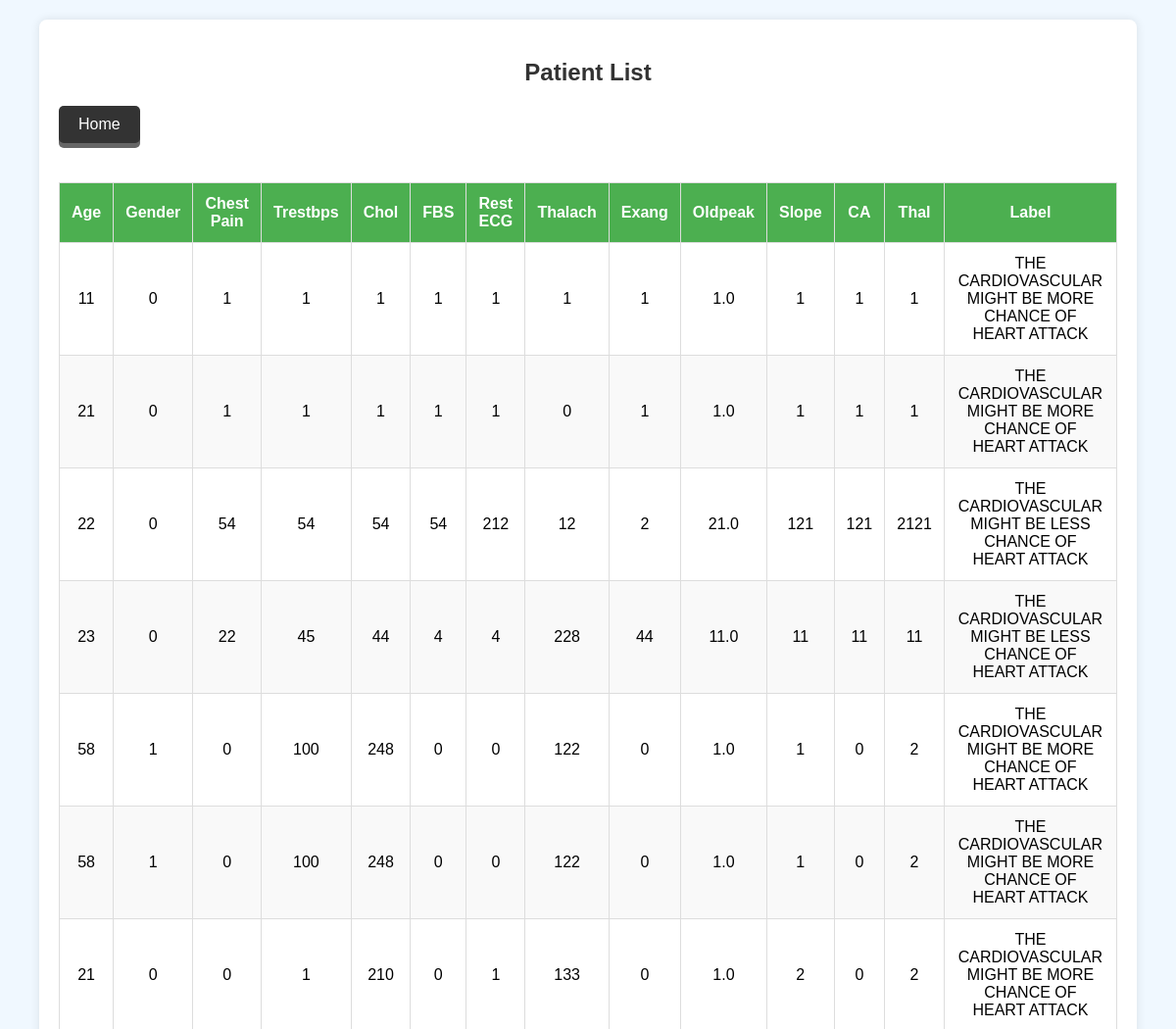
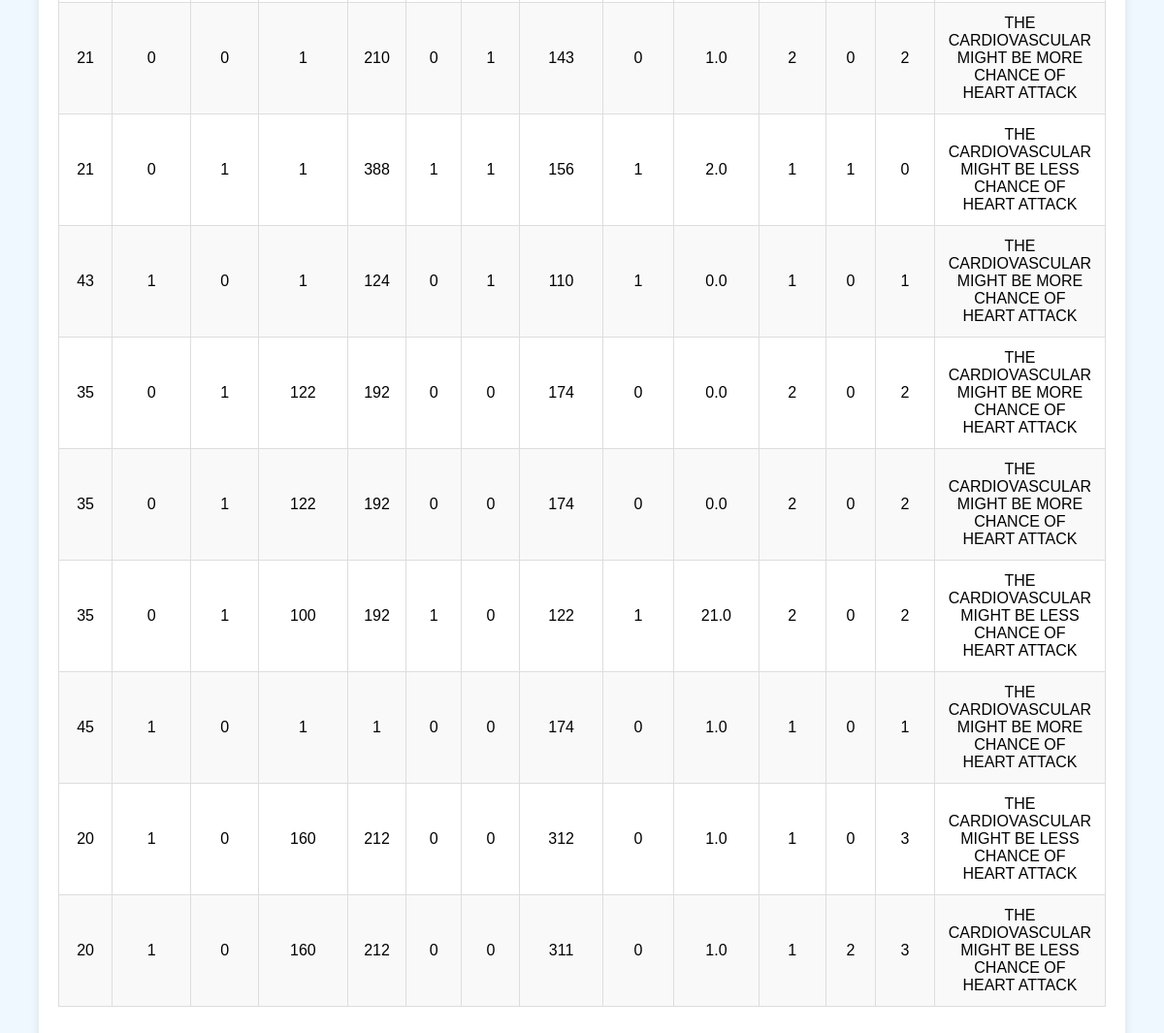
/patient_list/, run on the app's committed database (2 pictures, top to bottom).
### App/models.py (models this page shows, shortened)
class Patient_info(models.Model):
    age = models.IntegerField()
    gender = models.IntegerField()
    chest_pain = models.IntegerField()
    trestbps = models.IntegerField()
    chol = models.IntegerField()
    fbs = models.IntegerField()
    restecg = models.IntegerField()
    thalach = models.IntegerField()
    exang = models.IntegerField()
    oldpeak = models.FloatField()
    slope = models.IntegerField()
    ca = models.IntegerField()
    thal = models.IntegerField()
    label = models.CharField(max_length=100)

### App/views.py (the view)
# urls.py: path('patient_list/', views.patient_list, name='patient_list'),
def patient_list(request):
    patients = Patient_info.objects.all()
    return render(request, 'app/patient_list.html', {'patients': patients})

### App/templates/app/patient_list.html (shortened to what this page needs)
<!DOCTYPE html>
<html lang="en">
<head>
</head>
<body>
    <div class="container">
        <h2>Patient List</h2>
        <a href="/" class="btn btn-custom mb-3">Home</a>
        <div class="table-responsive">
            <table class="table table-bordered">
                <thead>
                    <tr>
                        <th>Age</th>
                        <th>Gender</th>
                        <th>Chest Pain</th>
                        <th>Trestbps</th>
                        <th>Chol</th>
                        <th>FBS</th>
                        <th>Rest ECG</th>
                        <th>Thalach</th>
                        <th>Exang</th>
                        <th>Oldpeak</th>
                        <th>Slope</th>
                        <th>CA</th>
                        <th>Thal</th>
                        <th>Label</th>
                    </tr>
                </thead>
                <tbody>
                    {% for patient in patients %}
                    <tr>
                        <td>{{ patient.age }}</td>
                        <td>{{ patient.gender }}</td>
                        <td>{{ patient.chest_pain }}</td>
                        <td>{{ patient.trestbps }}</td>
                        <td>{{ patient.chol }}</td>
                        <td>{{ patient.fbs }}</td>
                        <td>{{ patient.restecg }}</td>
                        <td>{{ patient.thalach }}</td>
                        <td>{{ patient.exang }}</td>
                        <td>{{ patient.oldpeak }}</td>
                        <td>{{ patient.slope }}</td>
                        <td>{{ patient.ca }}</td>
                        <td>{{ patient.thal }}</td>
                        <td>{{ patient.label }}</td>
                    </tr>
                    {% endfor %}
                </tbody>
            </table>
        </div>
    </div>
</body>
</html>

### App/templates/app/patient_list.html (style rules this page uses)
body { font-family: Arial, sans-serif; background-color: #f0f8ff; margin: 0; padding: 0; }
h2 { text-align: center; color: #333; margin-top: 20px; }
.container { width: 90%; max-width: 1200px; margin: 20px auto; background-color: #fff; padding: 20px; border-radius: 8px; box-shadow: 0 0 10px rgba(0, 0, 0, 0.1); }
table { width: 100%; margin: 20px 0; border-collapse: collapse; }
table, th, td { border: 1px solid #ddd; }
th, td { padding: 12px; text-align: center; }
th { background-color: #4CAF50; color: white; }
tr:nth-child(even) { background-color: #f9f9f9; }
.btn-custom { display: inline-block; padding: 10px 20px; font-size: 16px; cursor: pointer; text-align: center; text-decoration: none; outline: none; color: #fff; background-color: #333; border: none; border-radius: 5px; box-shadow: 0 5px #666; margin-bottom: 20px; transition: background-color 0.3s ease; }

### data on the page
Patient_info: age "11", gender "0", chest_pain "1", trestbps "1", chol "1", fbs "1", restecg "1", thalach "1", exang "1", oldpeak "1.0", slope "1", ca "1", thal "1", label "THE CARDIOVASCULAR MIGHT BE MORE CHANCE OF HEART ATTACK"
Patient_info: age "21", gender "0", chest_pain "1", trestbps "1", chol "1", fbs "1", restecg "1", thalach "0", exang "1", oldpeak "1.0", slope "1", ca "1", thal "1", label "THE CARDIOVASCULAR MIGHT BE MORE CHANCE OF HEART ATTACK"
Patient_info: age "22", gender "0", chest_pain "54", trestbps "54", chol "54", fbs "54", restecg "212", thalach "12", exang "2", oldpeak "21.0", slope "121", ca "121", thal "2121", label "THE CARDIOVASCULAR MIGHT BE LESS CHANCE OF HEART ATTACK"
Patient_info: age "23", gender "0", chest_pain "22", trestbps "45", chol "44", fbs "4", restecg "4", thalach "228", exang "44", oldpeak "11.0", slope "11", ca "11", thal "11", label "THE CARDIOVASCULAR MIGHT BE LESS CHANCE OF HEART ATTACK"
Patient_info: age "58", gender "1", chest_pain "0", trestbps "100", chol "248", fbs "0", restecg "0", thalach "122", exang "0", oldpeak "1.0", slope "1", ca "0", thal "2", label "THE CARDIOVASCULAR MIGHT BE MORE CHANCE OF HEART ATTACK"
Patient_info: age "58", gender "1", chest_pain "0", trestbps "100", chol "248", fbs "0", restecg "0", thalach "122", exang "0", oldpeak "1.0", slope "1", ca "0", thal "2", label "THE CARDIOVASCULAR MIGHT BE MORE CHANCE OF HEART ATTACK"
Patient_info: age "21", gender "0", chest_pain "0", trestbps "1", chol "210", fbs "0", restecg "1", thalach "133", exang "0", oldpeak "1.0", slope "2", ca "0", thal "2", label "THE CARDIOVASCULAR MIGHT BE MORE CHANCE OF HEART ATTACK"
Patient_info: age "21", gender "0", chest_pain "0", trestbps "1", chol "210", fbs "0", restecg "1", thalach "143", exang "0", oldpeak "1.0", slope "2", ca "0", thal "2", label "THE CARDIOVASCULAR MIGHT BE MORE CHANCE OF HEART ATTACK"
Patient_info: age "21", gender "0", chest_pain "1", trestbps "1", chol "388", fbs "1", restecg "1", thalach "156", exang "1", oldpeak "2.0", slope "1", ca "1", thal "0", label "THE CARDIOVASCULAR MIGHT BE LESS CHANCE OF HEART ATTACK"
Patient_info: age "43", gender "1", chest_pain "0", trestbps "1", chol "124", fbs "0", restecg "1", thalach "110", exang "1", oldpeak "0.0", slope "1", ca "0", thal "1", label "THE CARDIOVASCULAR MIGHT BE MORE CHANCE OF HEART ATTACK"
Patient_info: age "35", gender "0", chest_pain "1", trestbps "122", chol "192", fbs "0", restecg "0", thalach "174", exang "0", oldpeak "0.0", slope "2", ca "0", thal "2", label "THE CARDIOVASCULAR MIGHT BE MORE CHANCE OF HEART ATTACK"
Patient_info: age "35", gender "0", chest_pain "1", trestbps "122", chol "192", fbs "0", restecg "0", thalach "174", exang "0", oldpeak "0.0", slope "2", ca "0", thal "2", label "THE CARDIOVASCULAR MIGHT BE MORE CHANCE OF HEART ATTACK"
Patient_info: age "35", gender "0", chest_pain "1", trestbps "100", chol "192", fbs "1", restecg "0", thalach "122", exang "1", oldpeak "21.0", slope "2", ca "0", thal "2", label "THE CARDIOVASCULAR MIGHT BE LESS CHANCE OF HEART ATTACK"
Patient_info: age "45", gender "1", chest_pain "0", trestbps "1", chol "1", fbs "0", restecg "0", thalach "174", exang "0", oldpeak "1.0", slope "1", ca "0", thal "1", label "THE CARDIOVASCULAR MIGHT BE MORE CHANCE OF HEART ATTACK"
Patient_info: age "20", gender "1", chest_pain "0", trestbps "160", chol "212", fbs "0", restecg "0", thalach "312", exang "0", oldpeak "1.0", slope "1", ca "0", thal "3", label "THE CARDIOVASCULAR MIGHT BE LESS CHANCE OF HEART ATTACK"
Patient_info: age "20", gender "1", chest_pain "0", trestbps "160", chol "212", fbs "0", restecg "0", thalach "311", exang "0", oldpeak "1.0", slope "1", ca "2", thal "3", label "THE CARDIOVASCULAR MIGHT BE LESS CHANCE OF HEART ATTACK"
